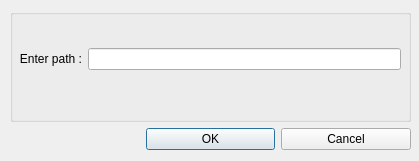
<?xml version="1.0" encoding="UTF-8"?>
<ui version="4.0">
 <class>LinkElementWindow</class>
 <widget class="QDialog" name="LinkElementWindow">
  <property name="geometry">
   <rect>
    <x>0</x>
    <y>0</y>
    <width>419</width>
    <height>161</height>
   </rect>
  </property>
  <property name="windowTitle">
   <string>Dialog</string>
  </property>
  <widget class="QWidget" name="gridLayoutWidget">
   <property name="geometry">
    <rect>
     <x>10</x>
     <y>9</y>
     <width>401</width>
     <height>141</height>
    </rect>
   </property>
   <layout class="QGridLayout" name="gridLayout">
    <item row="1" column="1">
     <widget class="QPushButton" name="btnOK">
      <property name="text">
       <string>OK</string>
      </property>
     </widget>
    </item>
    <item row="1" column="2">
     <widget class="QPushButton" name="btnCancel">
      <property name="text">
       <string>Cancel</string>
      </property>
     </widget>
    </item>
    <item row="1" column="0">
     <widget class="QLabel" name="label">
      <property name="text">
       <string/>
      </property>
     </widget>
    </item>
    <item row="0" column="0" colspan="3">
     <widget class="QGroupBox" name="groupBox">
      <property name="title">
       <string/>
      </property>
      <widget class="QWidget" name="gridLayoutWidget_2">
       <property name="geometry">
        <rect>
         <x>0</x>
         <y>20</y>
         <width>391</width>
         <height>61</height>
        </rect>
       </property>
       <layout class="QGridLayout" name="gridLayout_2">
        <item row="1" column="0">
         <widget class="QLabel" name="label_2">
          <property name="text">
           <string>   Enter path :</string>
          </property>
         </widget>
        </item>
        <item row="1" column="1">
         <widget class="QLineEdit" name="path"/>
        </item>
       </layout>
      </widget>
     </widget>
    </item>
   </layout>
  </widget>
 </widget>
 <resources/>
 <connections/>
</ui>
